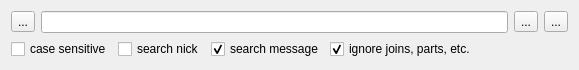
<?xml version="1.0" encoding="UTF-8"?>
<ui version="4.0">
 <class>ChatViewSearchBar</class>
 <widget class="QWidget" name="ChatViewSearchBar">
  <property name="geometry">
   <rect>
    <x>0</x>
    <y>0</y>
    <width>579</width>
    <height>60</height>
   </rect>
  </property>
  <property name="windowTitle">
   <string>Form</string>
  </property>
  <layout class="QGridLayout" name="gridLayout">
   <item row="0" column="0" colspan="5">
    <layout class="QHBoxLayout" name="horizontalLayout">
     <item>
      <widget class="QToolButton" name="hideButton">
       <property name="text">
        <string>...</string>
       </property>
       <property name="icon">
        <iconset>
         <normaloff>:/16x16/actions/oxygen/16x16/actions/application-exit.png</normaloff>:/16x16/actions/oxygen/16x16/actions/application-exit.png</iconset>
       </property>
      </widget>
     </item>
     <item>
      <widget class="ClearableLineEdit" name="searchEditLine"/>
     </item>
     <item>
      <widget class="QToolButton" name="searchDownButton">
       <property name="text">
        <string>...</string>
       </property>
       <property name="icon">
        <iconset>
         <normaloff>:/16x16/actions/oxygen/16x16/actions/go-down.png</normaloff>:/16x16/actions/oxygen/16x16/actions/go-down.png</iconset>
       </property>
      </widget>
     </item>
     <item>
      <widget class="QToolButton" name="searchUpButton">
       <property name="text">
        <string>...</string>
       </property>
       <property name="icon">
        <iconset>
         <normaloff>:/16x16/actions/oxygen/16x16/actions/go-up.png</normaloff>:/16x16/actions/oxygen/16x16/actions/go-up.png</iconset>
       </property>
      </widget>
     </item>
    </layout>
   </item>
   <item row="1" column="0">
    <widget class="QCheckBox" name="caseSensitiveBox">
     <property name="text">
      <string>case sensitive</string>
     </property>
    </widget>
   </item>
   <item row="1" column="1">
    <widget class="QCheckBox" name="searchSendersBox">
     <property name="text">
      <string>search nick</string>
     </property>
    </widget>
   </item>
   <item row="1" column="2">
    <widget class="QCheckBox" name="searchMsgsBox">
     <property name="text">
      <string>search message</string>
     </property>
     <property name="checkable">
      <bool>true</bool>
     </property>
     <property name="checked">
      <bool>true</bool>
     </property>
    </widget>
   </item>
   <item row="1" column="3">
    <widget class="QCheckBox" name="searchOnlyRegularMsgsBox">
     <property name="text">
      <string>ignore joins, parts, etc.</string>
     </property>
     <property name="checked">
      <bool>true</bool>
     </property>
    </widget>
   </item>
   <item row="1" column="4">
    <spacer name="horizontalSpacer">
     <property name="orientation">
      <enum>Qt::Horizontal</enum>
     </property>
     <property name="sizeHint" stdset="0">
      <size>
       <width>40</width>
       <height>20</height>
      </size>
     </property>
    </spacer>
   </item>
  </layout>
 </widget>
 <customwidgets>
  <customwidget>
   <class>ClearableLineEdit</class>
   <extends>QLineEdit</extends>
   <header location="global">clearablelineedit.h</header>
  </customwidget>
 </customwidgets>
 <resources/>
 <connections/>
</ui>
